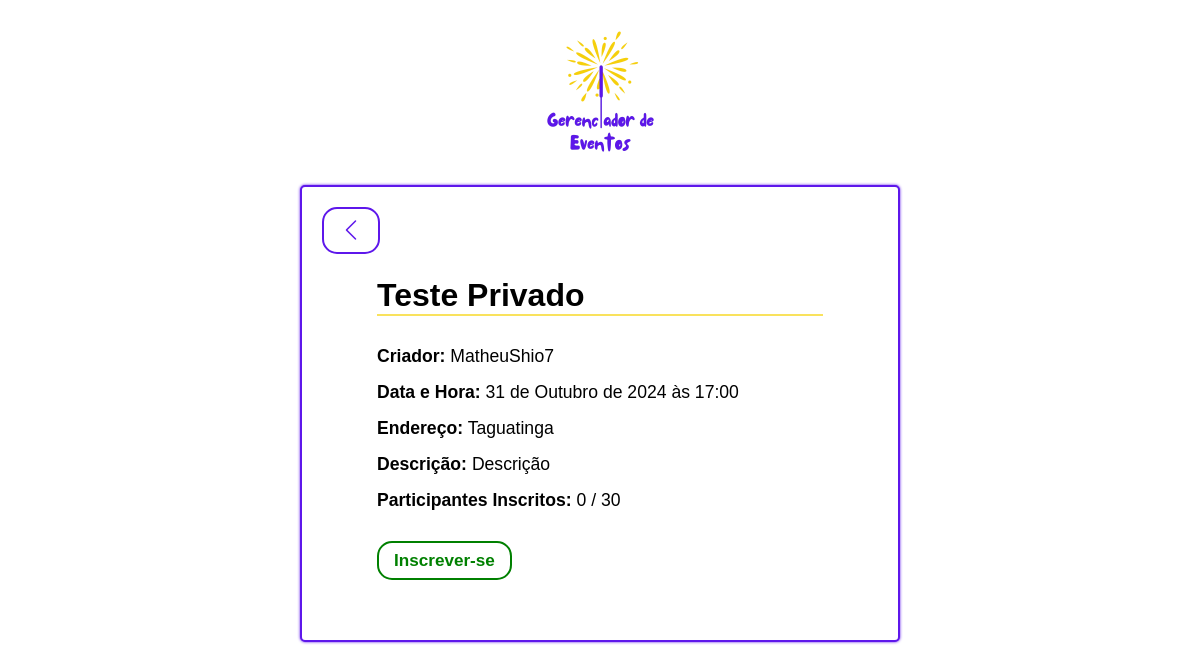
The app's page /eventos/evento/6/, older data.
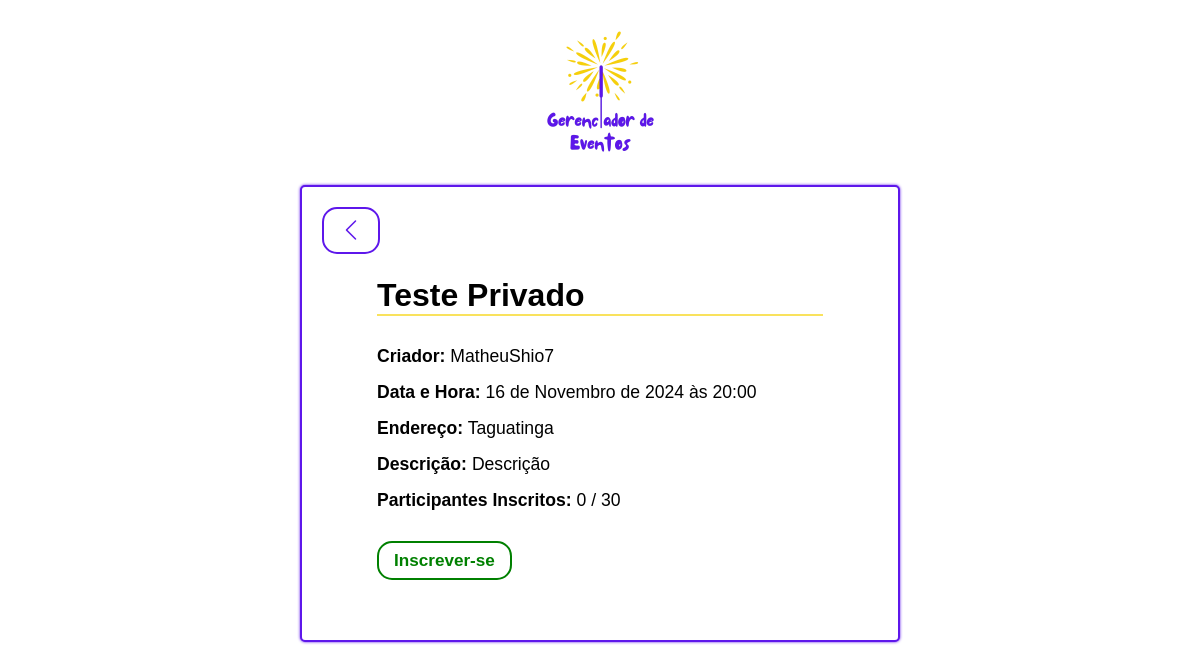
The same page, newer data.
### eventos/models.py (models this page shows)
class Evento(models.Model):
    nome = models.CharField(max_length=100)
    data_hora = models.DateTimeField()
    endereco = models.CharField(max_length=255)
    descricao = models.TextField(blank=True, null=True)
    limite_convidados = models.PositiveIntegerField()
    visibilidade = models.CharField(max_length=7, choices=[('publico', 'Público'), ('privado', 'Privado')])
    criador = models.ForeignKey(Usuario, on_delete=models.CASCADE)
    convidados = models.ManyToManyField(Usuario, related_name='eventos_inscritos', blank=True)

### usuarios/models.py (models this page shows)
class Usuario(AbstractUser):
    data_nascimento = models.DateField(null=True, blank=True)
    sexo = models.CharField(max_length=1, choices=[('M', 'Masculino'), ('F', 'Feminino')])

### eventos/views.py (the view)
# urls.py: path('evento/<int:evento_id>/', views.detalhes_evento, name='detalhes_evento'),
def detalhes_evento(request, evento_id):
    evento = get_object_or_404(Evento, id=evento_id)
    return render(request, 'eventos/detalhes_evento.html', {'evento': evento})

### eventos/templates/eventos/detalhes_evento.html (shortened to what this page needs)
<!DOCTYPE html>
<html lang="pt-br">
<head>
    <link rel="stylesheet" href="https://cdn.jsdelivr.net/npm/bootstrap-icons/font/bootstrap-icons.css">
    {% load static %}
    <link rel="stylesheet" href="{% static 'setup/estilo_padrao.css' %}">
    <link rel="stylesheet" href="{% static 'css/detalhes_evento.css' %}">
</head>
<body>
    <img src="{% static 'images/event-manager.png' %}" alt="Logo Gerenciador de Eventos">
    <div class="event-details">
        <a href="{% url 'pagina_principal' %}" class="btn-voltar">
            <i class="bi bi-chevron-left"></i>
        </a>
        <h1>{{ evento.nome }}</h1>
        <hr class="hr-eventos">
        {% if evento.criador != request.user %}
            <p><strong>Criador:</strong> {{ evento.criador.username }}</p>
        {% endif %}
        <p><strong>Data e Hora:</strong> {{ evento.data_hora }}</p>
        <p><strong>Endereço:</strong> {{ evento.endereco }}</p>
        <p><strong>Descrição:</strong> {{ evento.descricao }}</p>
        <p><strong>Participantes Inscritos:</strong> {{ evento.convidados.count }} / {{ evento.limite_convidados }}</p>
        <div class="botoes">
            {% if evento.criador == request.user %}
                <a href="{% url 'editar_evento' evento.id %}" class="btn-editar">
                    <i class="bi bi-pencil-square"></i>
                </a>
                <form method="post" action="{% url 'deletar_evento' evento.id %}">
                    {% csrf_token %}
                    <button type="submit" class="btn-deletar">
                        <i class="bi bi-trash3"></i>
                    </button>
                </form>
            {% elif request.user in evento.convidados.all %}
                <form method="post" action="{% url 'desinscrever_evento' evento.id %}">
                    {% csrf_token %}
                    <button type="submit" class="btn-desinscrever">Desinscrever-se</button>
                </form>
            {% else %}
                <form method="post" action="{% url 'inscrever_evento' evento.id %}">
                    <button type="submit" class="btn-inscrever">Inscrever-se</button>
                </form>
            {% endif %}
        </div>
    </div>
</body>
</html>

Row changes from the older to the newer data that the page shows:
changed Evento "Teste Privado": data_hora "31 de Outubro de 2024 às 17:00" → "16 de Novembro de 2024 às 20:00"
